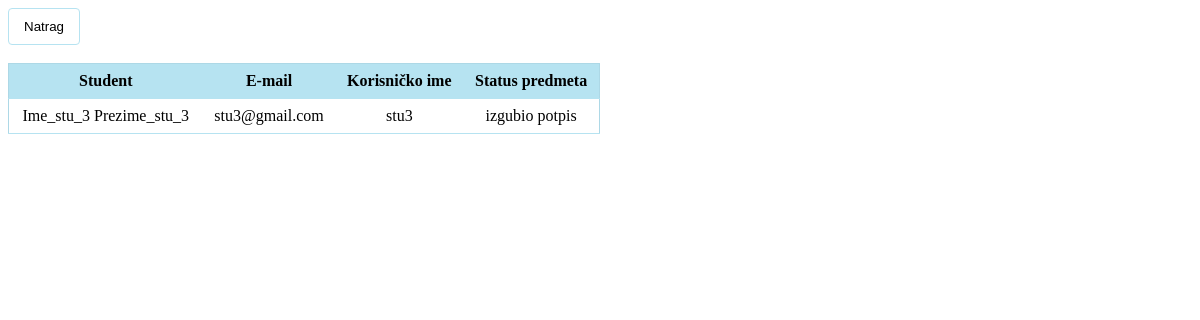
The page /studenti_predmet_pali/2/ on the database its author committed.
### app/models.py (models this page shows, shortened)
class Upisi(models.Model):
    student = models.ForeignKey(Korisnici, on_delete=models.CASCADE)
    predmet = models.ForeignKey(Predmeti, on_delete=models.CASCADE)
    STATUS = (('upis', 'upisan'), ('da', 'polozen'), ('ne', 'izgubio potpis'))
    status = models.CharField(max_length=64, choices=STATUS,null=True, blank=True, default='upis')

class Korisnici(AbstractUser):
    email = models.CharField(max_length=64)
    password = models.CharField(max_length=128)
    status = models.CharField(max_length=10, choices=(('none', 'None'),('redovni', 'Redovni'), ('izvanredni', 'Izvanredni')))
    uloga = models.CharField(max_length=20, choices=(('ADMIN', 'admin'),('PROF', 'profesor'),('STU', 'student')),null=True, blank=True)

### app/views.py (the view)
# urls.py: path('studenti_predmet_pali/<int:subject_id>/', views.studenti_predmet_pali, name='studenti_predmet_pali'),
def studenti_predmet_pali(request, subject_id):
    upisani = Upisi.objects.filter(predmet_id=subject_id)
    return render(request, 'studenti_predmet_pali.html',{"data" : upisani})

### app/templates/studenti_predmet_pali.html (shortened to what this page needs)
{% extends 'base.html' %}
{% block student_predmet_pali %}
<button onclick="window.location.href='javascript:history.back()';">Natrag</button>
<br><br>
<table>
    <thead>
        <th>Student</th>
        <th>E-mail</th>
        <th>Korisničko ime</th>
        <th colspan="2">Status predmeta</th>
    </thead>
    <tbody>
        {% for upisani in data %}
            {% if upisani.status == 'izgubio potpis' %}
            <tr>
                <td>{{ upisani.student.first_name }} {{ upisani.student.last_name }}</td>
                <td>{{ upisani.student.email }}</td>
                <td>{{ upisani.student.username }}</td>
                <td>{{ upisani.status }}</td>
            {% endif %}
        </tr>
        {% endfor %}
    </tbody>
</table>
{% endblock %}

### app/templates/base.html (style rules this page uses)
:root { --primary-color: #B6E3F1; --secondary-color: #C5F3C6; --accent-color: #E5D3E8; --highlight-color: #FAD9E9; --highlight2-color: #FDF3B5; --highlight3-color: #FFD6B0; }
button, input[type="submit"] { background-color: white; color: black; padding: 10px 15px; text-align: center; text-decoration: none; cursor: pointer; border: 1px solid var(--primary-color); border-radius: 4px; }
table { border-collapse: collapse; }
th, td { padding: 8px; border-bottom: 1px solid var(--primary-color); color: black; }
thead { background-color: var(--primary-color); color: black; }

### app/templates/studenti_predmet_pali.html (style rules this page uses)
td { text-align: center; }
table { width: 50%; border: 1px solid lightblue; }

### rows shown on the page
Upisi: student.first_name "Ime_stu_3", student.last_name "Prezime_stu_3", student.email "stu3@gmail.com", student.username "stu3", status "izgubio potpis"
